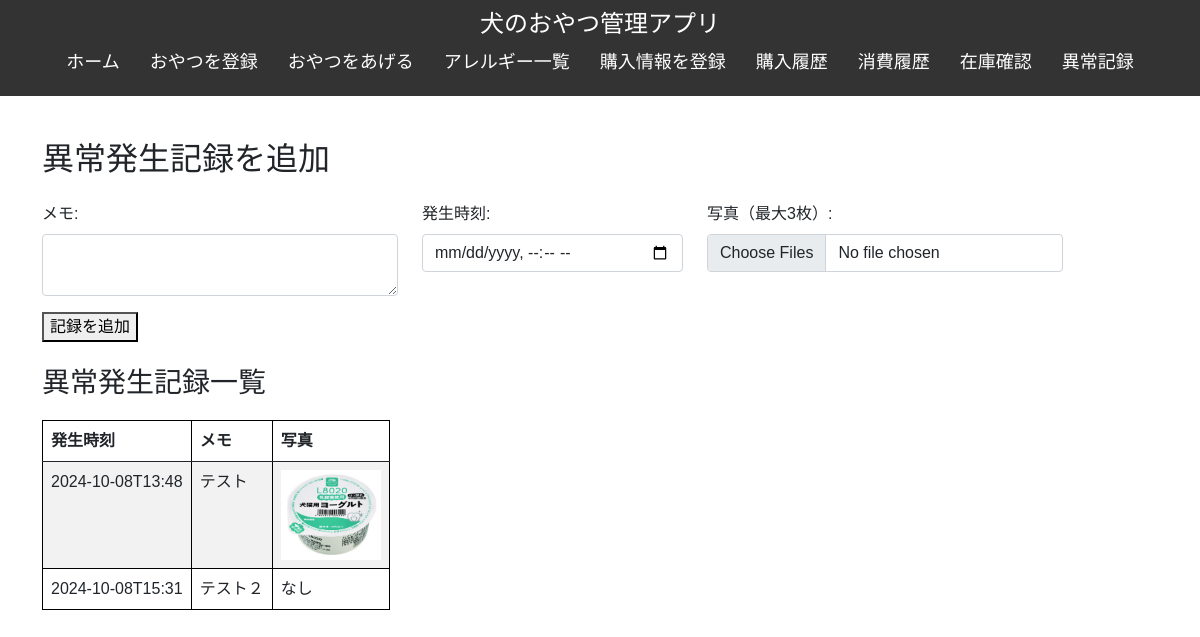
/incident_records, run on an earlier commit of the app's database.
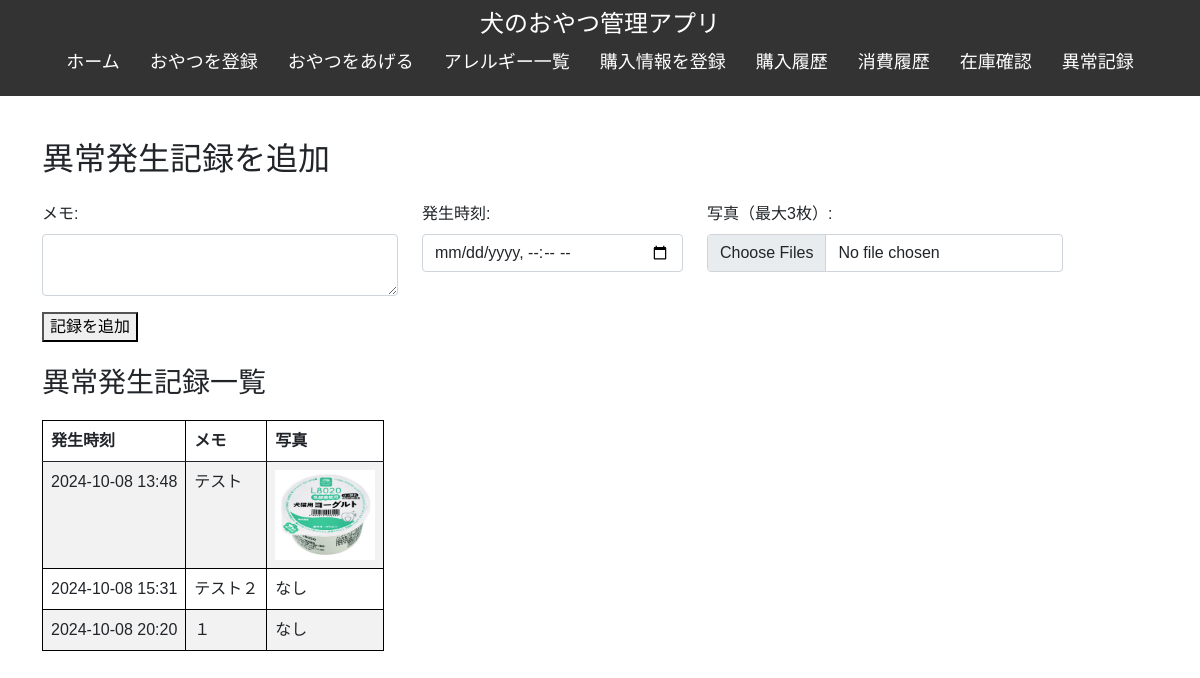
And on a later commit of the database.
### tables this page shows
CREATE TABLE "incident_records" (
	"id"	INTEGER,
	"incident_time"	TEXT NOT NULL,
	"note"	TEXT,
	PRIMARY KEY("id" AUTOINCREMENT)
);

### app.py (the view)
@app.route('/incident_records')
def incident_records():
    conn = get_db_connection()
    incident_records = conn.execute('''
        SELECT ir.id, ir.incident_time, ir.note,
            REPLACE(REPLACE(GROUP_CONCAT(ip.photo_path, ', '), '\\', '/'), 'static/', '') AS photos
        FROM incident_records ir
        LEFT JOIN incident_photos ip ON ir.id = ip.incident_id
        GROUP BY ir.id
    ''').fetchall()
    conn.close()
    return render_template('incident_records.html', incident_records=incident_records)

### app.py (called while the page is built)
def get_db_connection():
    conn = sqlite3.connect('dog_treats.db')
    conn.row_factory = sqlite3.Row
    return conn

### templates/incident_records.html
{% extends 'base.html' %}
{% block content %}
    <div class="container my-4">
        <h2 class="mb-4">異常発生記録を追加</h2>
        <form method="POST" action="{{ url_for('add_incident_record') }}" enctype="multipart/form-data">
            <div class="row mb-3">
                <div class="col-md-4">
                    <label for="note"  class="form-label">メモ:</label>
                    <textarea name="note" id="note" class="form-control" ></textarea>
                </div>
                <div class="col-md-3">
                    <label for="incident_time"  class="form-label">発生時刻:</label>
                    <input type="datetime-local" name="incident_time" id="incident_time" class="form-control" required>
                </div>
                <div class="col-md-4">
                    <label for="photos"  class="form-label">写真（最大3枚）:</label>
                    <input type="file" name="photos" id="photos" class="form-control" multiple>
                </div>
            </div>
            <button type="submit">記録を追加</button>
        </form>
        <h3 class="mt-4">異常発生記録一覧</h3>
        <table class="table table-striped">
            <thead>
                <tr>
                    <th>発生時刻</th>
                    <th>メモ</th>
                    <th>写真</th>
                </tr>
            </thead>
            <tbody>
                {% for record in incident_records %}
                <tr>
                    <td>{{ record.incident_time }}</td>
                    <td>{{ record.note }}</td>
                    <td>
                        {% if record.photos %}
                            {% for photo in record.photos.split(', ') %}
                                <img src="{{ url_for('static', filename=photo)}}" alt="Incident Photo" style="max-width: 100px;">
                            {% endfor %}
                        {% else %}
                            なし
                        {% endif %}
                    </td>
                </tr>
                {% endfor %}
            </tbody>
        </table>
    </div>
{% endblock %}

### templates/base.html (shortened to what this page needs)
<!DOCTYPE html>
<html lang="ja">
<head>
    <link href="https://cdn.jsdelivr.net/npm/bootstrap@5.0.2/dist/css/bootstrap.min.css" rel="stylesheet">
    <link rel="stylesheet" href="{{ url_for('static', filename='style.css') }}">
</head>
<body>
    <header>
        <h1>犬のおやつ管理アプリ</h1>
        <nav>
            <ul>
                <li><a href="{{ url_for('index') }}">ホーム</a></li>
                <li><a href="{{ url_for('add_snack') }}">おやつを登録</a></li>
                <li><a href="{{ url_for('give_snack') }}">おやつをあげる</a></li>
                <li><a href="{{ url_for('allergies') }}">アレルギー一覧</a></li>
                <li><a href="{{ url_for('purchase_snack') }}">購入情報を登録</a></li>
                <li><a href="{{ url_for('purchase_history') }}">購入履歴</a></li>
                <li><a href="{{ url_for('give_snack_history') }}">消費履歴</a></li>
                <li><a href="{{ url_for('stock') }}">在庫確認</a></li>
                <li><a href="{{ url_for('incident_records') }}">異常記録</a></li>
            </ul>
        </nav>
    </header>
    <div class="content">
        {% block content %}{% endblock %}
    </div>
</body>
</html>

### static/style.css (style rules this page uses)
body { font-family: Arial, sans-serif; }
header { background-color: #333; color: white; padding: 10px 0; text-align: center; }
header h1 { margin: 0; font-size: 24px; }
nav ul { list-style: none; padding: 0; margin: 10px 0; display: flex; justify-content: center; }
nav ul li { margin: 0 15px; }
nav ul li a { color: white; text-decoration: none; font-size: 18px; }
.content { padding: 20px; }
table { width: 100%; border-collapse: collapse; margin-top: 20px; }
table, th, td { border: 1px solid black; }
th, td { padding: 10px; text-align: left; }
.table { width: auto; max-width: 100%; table-layout: fixed; }
.table td, .table th { white-space: nowrap; max-width: 300px; overflow: hidden; text-overflow: ellipsis; }

What changed in the data, as far as the page shows it:
changed incident_records "テスト": incident_time "2024-10-08T13:48" → "2024-10-08 13:48"
changed incident_records "テスト２": incident_time "2024-10-08T15:31" → "2024-10-08 15:31"
added incident_records: incident_time "2024-10-08 20:20", note "１", shows "なし"
